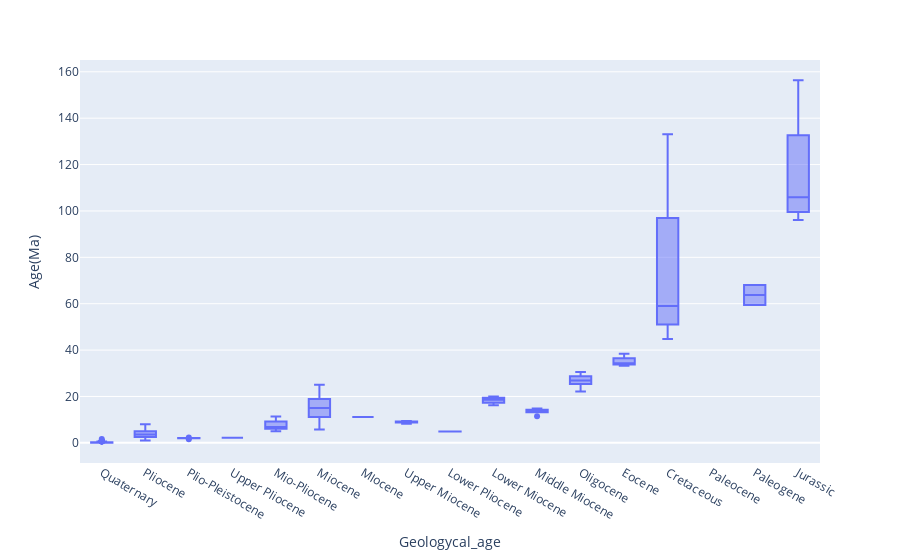

This figure's notebook cell:
### Code cell
px.box(df_coordenadas, x= 'Geologycal_age', y= 'Age(Ma)')

### Figure 1 — Plotly figure (JSON) as saved in the notebook; plotly's stock layout.template omitted (floating-point values rounded to 4 significant figures; data arrays with more than 128 entries replaced by an {"elided": "..."} marker saying what was removed)
{"data": [{"alignmentgroup": "True", "hovertemplate": "Geologycal_age=%{x}<br>Age(Ma)=%{y}<extra></extra>", "legendgroup": "", "marker": {"color": "#636efa"}, "name": "", "notched": false, "offsetgroup": "", "orientation": "v", "showlegend": false, "type": "box", "x": {"elided": "1786 str values"}, "x0": " ", "xaxis": "x", "y": {"elided": "1786 float values"}, "y0": " ", "yaxis": "y"}], "layout": {"boxmode": "group", "legend": {"tracegroupgap": 0}, "margin": {"t": 60}, "xaxis": {"anchor": "y", "domain": [0, 1], "title": {"text": "Geologycal_age"}}, "yaxis": {"anchor": "x", "domain": [0, 1], "title": {"text": "Age(Ma)"}}}}
